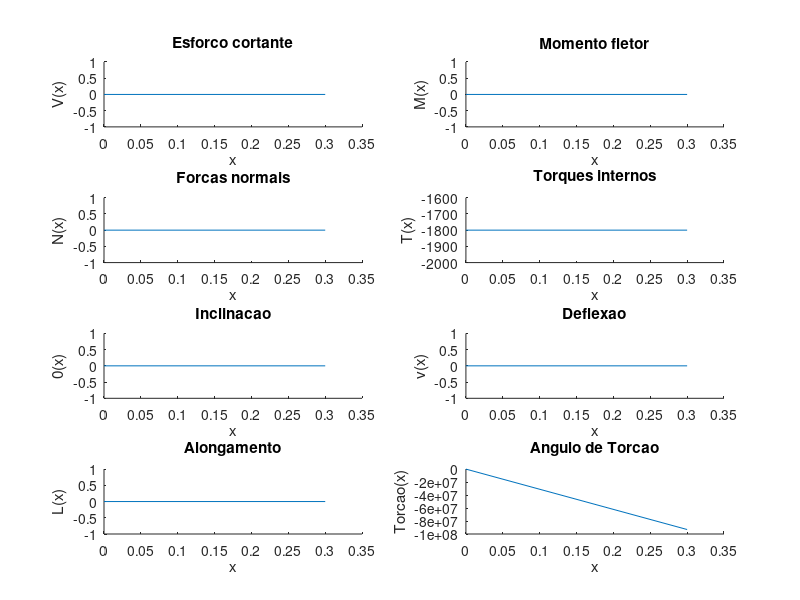
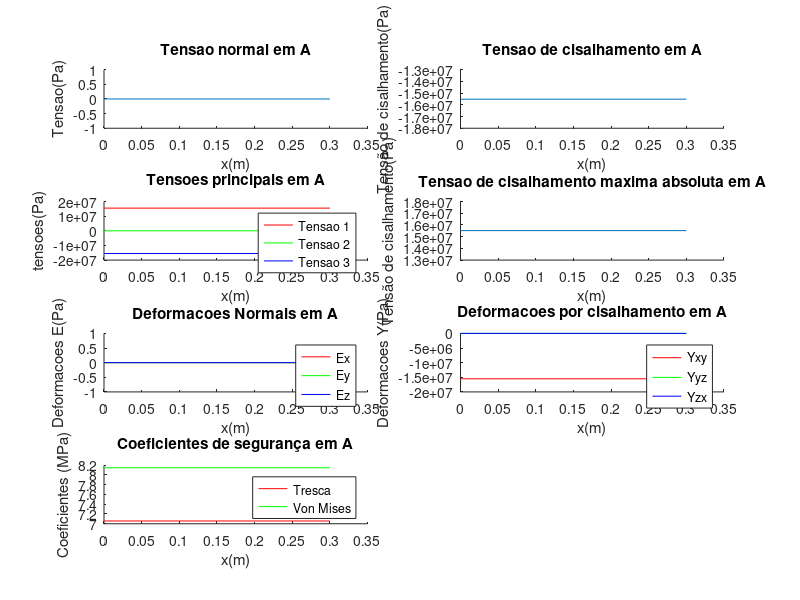

The MATLAB source for these figures, in order: (Note: this script raises an error after producing the figures.)
clear;
clc;
disp("#####################################################################");
disp("REFERENCIAIS/CONVENÇÕES:");
disp("1a. Forças verticais são positivas no sentido positivo do eixo Y (de baixo para cima).");
disp("1b. Forças horizontais são positivas no sentido positivo do eixo X (da esquerda para direita).");
disp("Por exemplo, para marcar forças pontuais que são: verticais para cima: usa-se angulo 90; verticais para baixo: usa-se angulo 270; horizontais para direita: usa-se angulo 0; horizontais para esquerda: usa-se angulo 180")
disp("1c. Torques são positivos no sentido positivo do eixo X (para a direita).");
disp("1d. Momentos são positivos no sentido horário.");
disp("1e. Caso forças de carregamento estejam sobrepostas, cabe ao usário fazer a devida soma das funções, separando-o em mais de um carregamento caso seja necessário")
disp("1f. Como adotamos refencial de forças de cima pra baixo como negativo, carregamentos que atuem em cima da barra devem ter valor de sua função negativa")
disp("");
disp("2. Os referencias são adotados todos a partir do início da viga, ou seja, posição (0,0)");
disp("O engaste será sempre localizado na parte esquerda da barra.") 
disp("");
disp("3. Todas as unidades devem estar no SI menos os ângulos que estão em graus");
disp("#####################################################################\n");


function moduloElasticidade = getModuloElasticidade()
    moduloElasticidade = input("Insira o modulo de elasticidade(Pa): ");
endfunction

function moduloCisalhamento = getModuloCisalhamento()
    moduloCisalhamento = input("Insira o modulo de cisalhamento(Pa): ");
endfunction

function coeficiente_de_Poisson = getCoeficiente_de_Poisson()
    coeficiente_de_Poisson = input("Insira o Coeficiente de Poisson: ");
endfunction

function limite_de_escoamento = getLimite_de_Escoamento()
    limite_de_escoamento = input("Insira o Limite de Escoamento do material(MPa): ");
endfunction

function infoFormato = getFormato()
    formato = input("Insira o numero correspondente ao formato da barra. 1 - Circulo. 2 - Coroa circular: ");
    if(formato == 1)
      d_e = input("Insira o valor do diametro em metros: ");
      d_i = 0
      momentoInerciaEmZ = (3.14 * (power(d,4)))/64;
      momentoInerciaPolar = (2 * momentoInerciaEmZ);
      areaTransversal = 3.14*(power(d/2,2));
    else
      d_e = input("Insira o valor do diametro externo em metros: ");
      d_i = input("Insira o valor do diametro interno em metros: ");
      momentoInerciaEmZ = (3.14 * ((power(d_e,4))-(power(d_i,4))))/64;
      momentoInerciaPolar = (2 * momentoInerciaEmZ);
      areaTransversal = 3.14*(power(d_e/2,2)) - 3.14*(power(d_i/2,2));
    endif

    infoFormato = [momentoInerciaEmZ,momentoInerciaPolar,areaTransversal, d_e, d_i, formato];
endfunction



function forcaCarregamento = calcForcaCarregamento(carregamento)
  ini = carregamento(1);
  fim = carregamento(2);
  coefs = transpose(carregamento(3:end));
  integral = polyint(coefs);
  forcaCarregamento = polyval(integral, fim) - polyval(integral, ini);
endfunction

function momentoCarregamento = calcMomentoCarregamento(carregamento)
  ini = carregamento(1);
  fim = carregamento(2);
  coefs = carregamento(3:end);
  coefs = [coefs, 0];
  integral = polyint(coefs);
  #como o referencial sempre estará no 0 do eixo x, o carregamento gerará um momento contrário ao seu sinal.
  momentoCarregamento = -1*(polyval(integral, fim) - polyval(integral, ini));
endfunction

function forcasExternas = getForcas()
  numForcasPontuais = input("Quantas forças pontuais estão sendo aplicadas na viga: ");

  forcasExternas = zeros(numForcasPontuais,3); # [x, fx, fy]

  if (numForcasPontuais > 0)
    disp("");
    disp("Para cada força, digite sua posição na viga, intensidade, ângulo em graus");
    for i = 1:numForcasPontuais
      disp(sprintf("Força %d\n", i));
      pos = input("Posição(m): ");
      intensidade = input("Intensidade(N): ");
      angulo = input("Ângulo: ");
      
      fx = intensidade*cos(deg2rad(angulo));
      fy = intensidade*sin(deg2rad(angulo));
      
      forcasExternas(i,:) = [pos;fx;fy];
      
      disp("Força computada com sucesso!\n");
    endfor
  endif
endfunction

function torques = getTorques()
  numTorques = input("Quantos torques estao sendo aplicados na viga: ");

  torques = zeros(numTorques,2); # [x, intensidade]

  if (numTorques > 0)
    disp("");
    disp("Para cada torque, digite sua posição e sua intensidade - lembrando que se a intensidade é negativa, o torque é tido no sentido oposto do eixo X.");
    for i = 1:numTorques
      disp(sprintf("Torque %d\n", i));
      pos = input("Posição em m: ");
      intensidade = input("Intensidade em Nm: ");
      
      torques(i, :) = [pos;intensidade];
      
      disp("Torque computado com sucesso!\n");
    endfor
  endif
endfunction

function momentos = getMomentos()
  numMomentos = input("Quantos momentos estao sendo aplicados na viga: ");

  momentos = zeros(numMomentos,2); # [x, intensidade]

  if (numMomentos > 0)
    disp("");
    disp("Para cada momento, digite sua posição e sua intensidade - lembrando que se a intensidade é negativa, o momento é tido no sentido horário.");
    for i = 1:numMomentos
      disp(sprintf("Momento %d\n", i));
      pos = input("Posição(m): ");
      intensidade = input("Intensidade(Nm): ");
      
      momentos(i, :) = [pos;intensidade];
      
      disp("Momento computado com sucesso!\n");
    endfor
  endif
endfunction


function carregamentos = getCarregamentos()
  numCarregamentos = input("Quantos carregamentos distribuídos estão sendo aplicados na viga: ");
  
  if (numCarregamentos > 0)
    n = input("Digite o grau máximo 'n' da função de carregamento: ")
    carregamentos = zeros(numCarregamentos, n+3); # [posIni, posFim, coefs]

    disp("");
    disp("Para cada carregamento, digite as suas posições inicial e final e sua função polinomial (em N/m)");
    for i = 1:numCarregamentos
      disp(sprintf("Carregamento %d\n", i));
      posIni = input("Posição inicial(m): ");
      posFim = input("Posição final(m): ");
      coefs = input("Coeficientes (seguindo o padrão) [an;an-1;...;a1;a0], lembrando que deve-se preencher completamente mesmo quando o coeficiente for 0:");
      
      carregamentos(i, :) = [posIni;posFim;coefs];
      
      disp("Carregamento computado com sucesso.");
    endfor
  else
    carregamentos = zeros(0, 3); # [posIni, posFim, coefs]
  endif
endfunction

###############################################
######## ENTRADA! ###########
###############################################

#tamanhoViga = input("Digite o tamanho da viga em metros: ");
#forcas = getForcas()
#torques = getTorques()
#momentos = getMomentos()
#carregamentos = getCarregamentos()
#moduloCisalhamento = getModuloCisalhamento()
#moduloElasticidade = getModuloElasticidade()
#coeficiente_de_Poisson = getCoeficiente_de_Poisson()
#limite_de_escoamento = getLimite_de_Escoamento()
#infoFormato = getFormato()

#if tamanhoViga == 0
#  error("Viga inexistente")
#endif


#EXEMPLOS AULA 5/7
tamanhoViga = 0.3;
momentos = zeros(0,2);
forcas = zeros(0,3);
carregamentos = zeros(0,3);
torques = [0.3,1800];
momentos = zeros(0,2);
# infoFormato = [momentoInerciaEmZ,momentoInerciaPolar,areaTransversal, d_e, d_i, formato]
infoFormato = [ 2.9*10^(-6),5.80*10^(-6), 0.00283,0.05,0.04,2];
moduloElasticidade = 1;
moduloCisalhamento = 1;
coeficiente_de_Poisson = 0.3;
limite_de_escoamento = 219;


###############################################
######## CÁLCULOS PARA O ENGASTADO! ###########
###############################################

disp("#####################################################################");
disp("Reações de apoio para Apoio fixo ou engastado:");

# 1. Equilibrio de forças na horizontal:
fx = -1*(sum(forcas(:,2))); #Forças pontuais
printf("Fx: %.2f\n", fx);

# 2. Equilibrio de forças na vertical:
forcaCarregamento = 0;
for i = 1:rows(carregamentos) #Forças de carregamento distribuído
  forcaCarregamento = forcaCarregamento + calcForcaCarregamento(carregamentos(i,:));
endfor
fy = -1*(forcaCarregamento + sum(forcas(:,3))); #Forças pontuais
printf("Fy: %.2f\n", fy);
ForcaApoioVertical = fy;

# 3. Equilibrio de torques:
torque = -1*sum(torques(:,2));
printf("Torque: %.2f\n", torque);

# 4. Equilibrio de momentos:
#Momento de carregamento
momentoCarregamento = 0;
for i = 1:rows(carregamentos) #Momento do carregamento distribuído
  xResultante = calcMomentoCarregamento(carregamentos(i,:))/calcForcaCarregamento(carregamentos(i,:));
  momentoCarregamento = momentoCarregamento + xResultante*calcForcaCarregamento(carregamentos(i,:));
endfor

# Momentos pontuais
momentoExterno = sum(momentos(:,2));
#Momentos gerados pelas forças externas 
momento_forcas = -1*(dot(forcas(:,1), forcas(:, 3)));

momento = -1*(momentoExterno + momento_forcas + momentoCarregamento);
printf("Momento: %.2f\n", momento);
MomentoApoio = momento;
disp("#####################################################################\n");

######################################
# DIAGRAMA DE ESFORÇOS SOLICITANTES
######################################
# Pontos de interesse
# Sempre escolhemos o lado esquerdo da secção para encontar as forças solicitantes,
# pois ele tem o ponto considerado o nosso referencial 0.
if (fy)
  forcas = [forcas;[0,0,fy]];
endif
if (fx)
  forcas = [forcas;[0,fx,0]];
endif
if (torque)
  torques = [torques;[0,torque]];
endif
if(momento)
  momentos = [momentos;[0,momento]]
endif

# Forma de representar e implementar a integral de singularidade
function f_final = integral_de_singularidade(f)
  f_final = f;
  for i = 1:rows(f)
    if f_final(i,3) < 1
      f_final(i,3) = f_final(i,3) + 1;
    else
      f_final(i,3) = f_final(i,3) + 1;
      f_final(i,1) = f_final(i,1)/f_final(i,3);
    endif
  endfor
endfunction

# Dado a representaçao da função de singularidade e um ponto retorna o valor da função no ponto
function resultado = resolve_equacao(f,x)
  resultado = 0;
  for i = 1:rows(f)
    if f(i,3) <= -1
      continue;
    elseif x < f(i,2) 
      continue;
    else
      resultado = resultado + (f(i,1)*((x - f(i,2))^f(i,3)));
    endif
  endfor
endfunction
# sigma_1,sigma_2, teta, sinal
function resultado_tensao_p = tensao_principal(sigma_1,sigma_2, teta, sinal)
  resultado_tensao_p = 0;
  if (sigma_1 == 0) && (sigma_2 == 0)
    if teta == 0
      resultado_tensao_p = 0;
    else
      if sinal == 0
        resultado_tensao_p = teta;
      else
        resultado_tensao_p = -1 * teta;
      endif
    endif
  elseif sinal == 0
    resultado_tensao_p = ((sigma_1 + sigma_2)/2) + sqrt(power((sigma_1 + sigma_2)/2,2) + power(teta,2))
  else
    resultado_tensao_p = ((sigma_1 + sigma_2)/2) - sqrt(power((sigma_1 + sigma_2)/2,2) + power(teta,2))
  endif
endfunction

PontosDeInteresse = [unique(vertcat(0.0,forcas(:,1),momentos(:,1),carregamentos(:,1),carregamentos(:,2),torques(:,1),tamanhoViga))];


# representação do q
# q(x) = [intensidade, inicio, expoente; ...]
q = [];
for i = 1:rows(forcas)
  if forcas(i,3) != 0
    q = [q;[forcas(i,3),forcas(i,1),-1]];
  endif
endfor
for i = 1:rows(momentos)
  q = [q;[momentos(i,2),momentos(i,1),-2]];
endfor
for i = 1:rows(carregamentos)
  coefs = carregamentos(i,3:end);
  for j = 1:columns(coefs)
    if coefs(j) != 0
      q = [q;[coefs(j),carregamentos(i,1),columns(coefs)-j]];
      q = [q;[-1*coefs(j),carregamentos(i,2),columns(coefs)-j]];
    endif
  endfor
endfor

# f_x = [intensidade, inicio, expoente; ...]
f_x = [];
for i = 1:rows(forcas)
  if forcas(i,2) != 0
    f_x = [f_x;[forcas(i,2),forcas(i,1),-1]];
  endif
endfor


#t(x) = [intensidade, inicio, expoente; ...]
t = [];
for i = 1:rows(torques)
  t = [t;[torques(i,2),torques(i,1),-1]];
endfor




#V(x) = integral_de_singularidade(q) = [intensidade, inicio, expoente; ...]
V_x = integral_de_singularidade(q);

#M(x) = integral_de_singularidade(V) = [intensidade, inicio, expoente; ...]
M_x = integral_de_singularidade(V_x);

#Teta(x) = integral_de_singularidade(M) sem a constante = [intensidade, inicio, expoente; ...]
Teta_x = integral_de_singularidade(M_x);

#v(x) = integral_de_singularidade(Teta) sem a constante = [intensidade, inicio, expoente; ...]
v_x = integral_de_singularidade(Teta_x);

#N(x) = integral_de_singularidade(f_x) sem a constante = [intensidade, inicio, expoente; ...]
N_x = integral_de_singularidade(f_x);

#L(x) = integral_de_singularidade(N_x) sem a constante = [intensidade, inicio, expoente; ...]
L_x = integral_de_singularidade(N_x);

#T(x) = integral_de_singularidade(t) sem a constante = [intensidade, inicio, expoente; ...]
T_x = integral_de_singularidade(t);

#TORCAO(x) = integral_de_singularidade(T_x) sem a constante = [intensidade, inicio, expoente; ...]
TORCAO_x = integral_de_singularidade(T_x);

# CALCULO DAS CONSTANTES

# Posicao do apoio fixo com Inclinação igual a 0
constanteTETA = -(resolve_equacao(Teta_x,0+0.000000000000001));

# Utilizamos a posicao do apoio para determinar a condicao de contorno e obter a constante de integracao da deflexao
constantev = -(resolve_equacao(v_x,0+0.000000000000001) + constanteTETA*0.000000000000001);

# Utilizamos a posicao do apoio para determinar a condicao de contorno e obter a constante de integracao do alongamento
constanteL = -(resolve_equacao(L_x,0+0.000000000000001));

# Utilizamos a posicao do apoio para determinar a condicao de contorno e obter a constante de integracao do angulo de torção 
constanteTORCAO = -(resolve_equacao(TORCAO_x,0+0.000000000000001));

# As constantes são utilizadas para o cálculo de cada ponto no gráfico.


####################################################################
# Calculo dos valores da tabela necessario para montar o diagrama
####################################################################
for i = 2:rows(PontosDeInteresse)  
  # Criando valores de x no intervalo de dois pontos de interesse
  X = transpose(linspace(PontosDeInteresse(i-1),PontosDeInteresse(i),max((PontosDeInteresse(i)-PontosDeInteresse(i-1))*4,2)));
  DadosDoDiagrama_V_x = zeros(rows(X), 1);
  DadosDoDiagrama_M_x = zeros(rows(X), 1);
  DadosDoDiagrama_N_x = zeros(rows(X), 1);
  DadosDoDiagrama_T_x = zeros(rows(X), 1);
  DadosDoDiagrama_TETA_x = zeros(rows(X), 1);
  DadosDoDiagrama_v_x = zeros(rows(X), 1);
  DadosDoDiagrama_L_x = zeros(rows(X), 1);
  DadosDoDiagrama_TORCAO_x = zeros(rows(X), 1);
  DadosDoDiagrama_TENSAO_NORMAL_A_x = zeros(rows(X), 1);
  DadosDoDiagrama_TENSAO_NORMAL_B_x = zeros(rows(X), 1);
  DadosDoDiagrama_TENSAO_NORMAL_C_x = zeros(rows(X), 1);
  DadosDoDiagrama_TENSAO_NORMAL_D_x = zeros(rows(X), 1);
  DadosDoDiagrama_TENSAO_CISALHAMENTO_A_x = zeros(rows(X), 1);
  DadosDoDiagrama_TENSAO_CISALHAMENTO_B_x = zeros(rows(X), 1);
  DadosDoDiagrama_TENSAO_CISALHAMENTO_C_x = zeros(rows(X), 1);
  DadosDoDiagrama_TENSAO_CISALHAMENTO_D_x = zeros(rows(X), 1);
  DadosDoDiagrama_TENSOES_PRINCIPAIS_A_x = zeros(rows(X), 3);
  DadosDoDiagrama_TENSOES_PRINCIPAIS_B_x = zeros(rows(X), 3);
  DadosDoDiagrama_TENSOES_PRINCIPAIS_C_x = zeros(rows(X), 3);
  DadosDoDiagrama_TENSOES_PRINCIPAIS_D_x = zeros(rows(X), 3);
  DadosDoDiagrama_TENSAO_CISALHAMENTO_MAX_ABS_A_x = zeros(rows(X), 1);
  DadosDoDiagrama_TENSAO_CISALHAMENTO_MAX_ABS_B_x = zeros(rows(X), 1);
  DadosDoDiagrama_TENSAO_CISALHAMENTO_MAX_ABS_C_x = zeros(rows(X), 1);
  DadosDoDiagrama_TENSAO_CISALHAMENTO_MAX_ABS_D_x = zeros(rows(X), 1);
  DadosDoDiagrama_DEFORMACAO_E_A_x = zeros(rows(X), 3);
  DadosDoDiagrama_DEFORMACAO_E_B_x = zeros(rows(X), 3);
  DadosDoDiagrama_DEFORMACAO_E_C_x = zeros(rows(X), 3);
  DadosDoDiagrama_DEFORMACAO_E_D_x = zeros(rows(X), 3);
  DadosDoDiagrama_DEFORMACAO_Y_A_x = zeros(rows(X), 3);
  DadosDoDiagrama_DEFORMACAO_Y_B_x = zeros(rows(X), 3);
  DadosDoDiagrama_DEFORMACAO_Y_C_x = zeros(rows(X), 3);
  DadosDoDiagrama_DEFORMACAO_Y_D_x = zeros(rows(X), 3);
  DadosDoDiagrama_TRESCA_AND_VON_MISES_A_x = zeros(rows(X), 2);
  DadosDoDiagrama_TRESCA_AND_VON_MISES_B_x = zeros(rows(X), 2);
  DadosDoDiagrama_TRESCA_AND_VON_MISES_C_x = zeros(rows(X), 2);
  DadosDoDiagrama_TRESCA_AND_VON_MISES_D_x = zeros(rows(X), 2);


 # infoFormato = [momentoInerciaEmZ,momentoInerciaPolar,areaTransversal, d_e, d_i, formato]
  
  for j = 1:rows(X)
    x = X(j);
    if j == 1
      V = resolve_equacao(V_x, X(j)+0.000000000000001);
      M = resolve_equacao(M_x, X(j)+0.000000000000001);
      N = resolve_equacao(N_x, X(j)+0.000000000000001);
      T = resolve_equacao(T_x, X(j)+0.000000000000001);
      TETA = ((resolve_equacao(Teta_x,X(j)+0.000000000000001))+constanteTETA) * (1/(moduloElasticidade*infoFormato(1)));
      v = ((resolve_equacao(v_x,X(j)+0.000000000000001))+ constantev + constanteTETA*X(j)) * (1/(moduloElasticidade*infoFormato(1)));
      L = ((resolve_equacao(L_x,X(j)+0.000000000000001)) + constanteL) * (1/(moduloElasticidade*infoFormato(3)));
      TORCAO = ((resolve_equacao(TORCAO_x,X(j)+0.000000000000001)) + constanteTORCAO) * (1/(moduloCisalhamento*infoFormato(2)));
      if (infoFormato(6) == 1)
        TENSAO_NORMAL_A = N/infoFormato(3) + 0;
        TENSAO_NORMAL_B = N/infoFormato(3) + (M * infoFormato(4)/2)/infoFormato(1);
        TENSAO_NORMAL_C = N/infoFormato(3) + 0;
        TENSAO_NORMAL_D = N/infoFormato(3) + (-1*(M  *infoFormato(4)/2)/infoFormato(1));
        TENSAO_CISALHAMENTO_A = (-1 * ((V*4)/(infoFormato(3)*3))) + T*infoFormato(4)/infoFormato(2); 
        TENSAO_CISALHAMENTO_B = 0 + T*infoFormato(4)/infoFormato(2); 
        TENSAO_CISALHAMENTO_C = (-1 * ((V*4)/(infoFormato(3)*3))) + T*infoFormato(4)/infoFormato(2); 
        TENSAO_CISALHAMENTO_D = 0 + T*infoFormato(4)/infoFormato(2); 
      else
        TENSAO_NORMAL_A = N/infoFormato(3) + 0;
        TENSAO_NORMAL_B = N/infoFormato(3) + (M * infoFormato(4)/2)/infoFormato(1);
        TENSAO_NORMAL_C = N/infoFormato(3) + 0;
        TENSAO_NORMAL_D = N/infoFormato(3) + (-1*(M  *infoFormato(4)/2)/infoFormato(1));

        multCisalhamento = (power(infoFormato(4),2) + infoFormato(4)*infoFormato(5) * power(infoFormato(5),2))/(power(infoFormato(4),2) + power(infoFormato(5),2));

        TENSAO_CISALHAMENTO_A = (-1 * ((V*4)/(infoFormato(3)*3))*multCisalhamento) + T*infoFormato(4)/infoFormato(2); 
        TENSAO_CISALHAMENTO_B = 0 + T*infoFormato(4)/infoFormato(2);
        TENSAO_CISALHAMENTO_C = (-1 * ((V*4)/(infoFormato(3)*3))*multCisalhamento) + T*infoFormato(4)/infoFormato(2); 
        TENSAO_CISALHAMENTO_D = 0 + T*infoFormato(4)/infoFormato(2); 

      endif

      
      

    elseif j == rows(X)
      V = resolve_equacao(V_x, X(j)-0.000000000000001);
      M = resolve_equacao(M_x, X(j)-0.000000000000001);
      N = resolve_equacao(N_x, X(j)-0.000000000000001);
      T = resolve_equacao(T_x, X(j)-0.000000000000001);
      TETA = (resolve_equacao(Teta_x,X(j)-0.000000000000001)+constanteTETA) * (1/(moduloElasticidade*infoFormato(1))) ; 
      v = (resolve_equacao(v_x,X(j)-0.000000000000001)+constantev + constanteTETA*X(j)) * (1/(moduloElasticidade*infoFormato(1)));
      L = (resolve_equacao(L_x,X(j)-0.000000000000001)+constanteL) * (1/(moduloElasticidade*infoFormato(3)));
      TORCAO = (resolve_equacao(TORCAO_x,X(j)-0.000000000000001)+constanteTORCAO) * (1/(moduloCisalhamento*infoFormato(2)));
      if (infoFormato(6) == 1)
        TENSAO_NORMAL_A = N/infoFormato(3) + 0;
        TENSAO_NORMAL_B = N/infoFormato(3) + (M * infoFormato(4)/2)/infoFormato(1);
        TENSAO_NORMAL_C = N/infoFormato(3) + 0;
        TENSAO_NORMAL_D = N/infoFormato(3) + (-1*(M  *infoFormato(4)/2)/infoFormato(1));
        TENSAO_CISALHAMENTO_A = (-1 * ((V*4)/(infoFormato(3)*3))) + T*infoFormato(4)/infoFormato(2) ;
        TENSAO_CISALHAMENTO_B = 0 + T*infoFormato(4)/infoFormato(2) ;
        TENSAO_CISALHAMENTO_C = (-1 * ((V*4)/(infoFormato(3)*3))) + T*infoFormato(4)/infoFormato(2) ;
        TENSAO_CISALHAMENTO_D = 0 + T*infoFormato(4)/infoFormato(2) ;
      else
        TENSAO_NORMAL_A = N/infoFormato(3) + 0;
        TENSAO_NORMAL_B = N/infoFormato(3) + (M * infoFormato(4)/2)/infoFormato(1);
        TENSAO_NORMAL_C = N/infoFormato(3) + 0;
        TENSAO_NORMAL_D = N/infoFormato(3) + (-1*(M  *infoFormato(4)/2)/infoFormato(1));

        multCisalhamento = (power(infoFormato(4),2) + infoFormato(4)*infoFormato(5) * power(infoFormato(5),2))/(power(infoFormato(4),2) + power(infoFormato(5),2));

        TENSAO_CISALHAMENTO_A = (-1 * ((V*4)/(infoFormato(3)*3))*multCisalhamento) + T*infoFormato(4)/infoFormato(2) ;
        TENSAO_CISALHAMENTO_B = 0 + T*infoFormato(4)/infoFormato(2) ;
        TENSAO_CISALHAMENTO_C = (-1 * ((V*4)/(infoFormato(3)*3))*multCisalhamento) + T*infoFormato(4)/infoFormato(2); 
        TENSAO_CISALHAMENTO_D = 0 + T*infoFormato(4)/infoFormato(2); 


      endif

    else
      V = resolve_equacao(V_x, X(j));
      M = resolve_equacao(M_x, X(j));
      N = resolve_equacao(N_x, X(j));
      T = resolve_equacao(T_x, X(j));
      TETA = (resolve_equacao(Teta_x,X(j))+constanteTETA) * (1/(moduloElasticidade*infoFormato(1)));
      v = (resolve_equacao(v_x,X(j))+constantev + constanteTETA*X(j)) * (1/(moduloElasticidade*infoFormato(1)));
      L = (resolve_equacao(L_x,X(j))+constanteL) * (1/(moduloElasticidade*infoFormato(3)));
      TORCAO = (resolve_equacao(TORCAO_x,X(j))+constanteTORCAO) * (1/(moduloCisalhamento*infoFormato(2)));
      if (infoFormato(6) == 1)
        TENSAO_NORMAL_A = N/infoFormato(3) + 0;
        TENSAO_NORMAL_B = N/infoFormato(3) + (M * infoFormato(4)/2)/infoFormato(1);
        TENSAO_NORMAL_C = N/infoFormato(3) + 0;
        TENSAO_NORMAL_D = N/infoFormato(3) + (-1*(M  *infoFormato(4)/2)/infoFormato(1));
        TENSAO_CISALHAMENTO_A = (-1 * ((V*4)/(infoFormato(3)*3))) + T*infoFormato(4)/infoFormato(2); 
        TENSAO_CISALHAMENTO_B = 0 + T*infoFormato(4)/infoFormato(2) ;
        TENSAO_CISALHAMENTO_C = (-1 * ((V*4)/(infoFormato(3)*3))) + T*infoFormato(4)/infoFormato(2); 
        TENSAO_CISALHAMENTO_D = 0 + T*infoFormato(4)/infoFormato(2) ;
      else
        TENSAO_NORMAL_A = N/infoFormato(3) + 0;
        TENSAO_NORMAL_B = N/infoFormato(3) + (M * infoFormato(4)/2)/infoFormato(1);
        TENSAO_NORMAL_C = N/infoFormato(3) + 0;
        TENSAO_NORMAL_D = N/infoFormato(3) + (-1*(M  *infoFormato(4)/2)/infoFormato(1));

        multCisalhamento = (power(infoFormato(4),2) + infoFormato(4)*infoFormato(5) * power(infoFormato(5),2))/(power(infoFormato(4),2) + power(infoFormato(5),2));
        TENSAO_CISALHAMENTO_A = (-1 * ((V*4)/(infoFormato(3)*3))*multCisalhamento) + T*infoFormato(4)/infoFormato(2) ;
        TENSAO_CISALHAMENTO_B = 0 + T*infoFormato(4)/infoFormato(2) ;
        TENSAO_CISALHAMENTO_C = (-1 * ((V*4)/(infoFormato(3)*3))*multCisalhamento) + T*infoFormato(4)/infoFormato(2); 
        TENSAO_CISALHAMENTO_D = 0 + T*infoFormato(4)/infoFormato(2); 

      endif
    endif
    
    # Tensoes principais
    #''' Tensoes em A '''
    # tensao_principal(sigma_1,sigma_2, teta, sinal(0 -> +, 1 -> -)
    TENSAO_P1_A = tensao_principal(TENSAO_NORMAL_A, 0, TENSAO_CISALHAMENTO_A, 0);
    TENSAO_P2_A = tensao_principal(TENSAO_NORMAL_A, 0, TENSAO_CISALHAMENTO_A, 1); 
    TENSAO_P3_A = 0;
    # Reordena tensões em tensao_1 > tensao_2 > tensao_3
    reordena = sort([TENSAO_P1_A, TENSAO_P2_A, TENSAO_P3_A]);
    TENSAO_P1_A = reordena(3);
    TENSAO_P2_A = reordena(2);
    TENSAO_P3_A = reordena(1);
    
    #''' Tensoes em B '''
    # tensao_principal(sigma_1,sigma_2, teta, sinal(0 -> +, 1 -> -)
    TENSAO_P1_B = tensao_principal(TENSAO_NORMAL_B, 0, TENSAO_CISALHAMENTO_B, 0);
    TENSAO_P2_B = tensao_principal(TENSAO_NORMAL_B, 0, TENSAO_CISALHAMENTO_B, 1); 
    TENSAO_P3_B = 0;
    # Reordena tensões em tensao_1 > tensao_2 > tensao_3
    reordena = sort([TENSAO_P1_B, TENSAO_P2_B, TENSAO_P3_B]);
    TENSAO_P1_B = reordena(3);
    TENSAO_P2_B = reordena(2);
    TENSAO_P3_B = reordena(1);
    
    #''' Tensoes em C '''
    # tensao_principal(sigma_1,sigma_2, teta, sinal(0 -> +, 1 -> -)
    TENSAO_P1_C = tensao_principal(TENSAO_NORMAL_C, 0, TENSAO_CISALHAMENTO_C, 0);
    TENSAO_P2_C = tensao_principal(TENSAO_NORMAL_C, 0, TENSAO_CISALHAMENTO_C, 1); 
    TENSAO_P3_C = 0;
    # Reordena tensões em tensao_1 > tensao_2 > tensao_3
    reordena = sort([TENSAO_P1_C, TENSAO_P2_C, TENSAO_P3_C]);
    TENSAO_P1_C = reordena(3);
    TENSAO_P2_C = reordena(2);
    TENSAO_P3_C = reordena(1);
    
    #''' Tensoes em D '''
    # tensao_principal(sigma_1,sigma_2, teta, sinal(0 -> +, 1 -> -)
    TENSAO_P1_D = tensao_principal(TENSAO_NORMAL_D, 0, TENSAO_CISALHAMENTO_D, 0);
    TENSAO_P2_D = tensao_principal(TENSAO_NORMAL_D, 0, TENSAO_CISALHAMENTO_D, 1); 
    TENSAO_P3_D = 0;
    # Reordena tensões em tensao_1 > tensao_2 > tensao_3
    reordena = sort([TENSAO_P1_D, TENSAO_P2_D, TENSAO_P3_D]);
    TENSAO_P1_D = reordena(3); 
    TENSAO_P2_D = reordena(2);
    TENSAO_P3_D = reordena(1);
    
    #Tensões de Cisalhamento Máximas Absolutas
    TENSAO_CISALHAMENTO_MAX_ABS_A = (TENSAO_P1_A - TENSAO_P3_A)/2;
    TENSAO_CISALHAMENTO_MAX_ABS_B = (TENSAO_P1_B - TENSAO_P3_B)/2;
    TENSAO_CISALHAMENTO_MAX_ABS_C = (TENSAO_P1_C - TENSAO_P3_C)/2;
    TENSAO_CISALHAMENTO_MAX_ABS_D = (TENSAO_P1_D - TENSAO_P3_D)/2;
    
    # Deformações ε x , ε y , ε z , γ xy , γ yz e γ zx
    #'''Deformacoes em A'''
    DEFORMACAO_Ex_A = (1/moduloElasticidade) * (TENSAO_NORMAL_A - coeficiente_de_Poisson*( 0 + 0 ));
    DEFORMACAO_Ey_A = (1/moduloElasticidade) * (0 - coeficiente_de_Poisson*( TENSAO_NORMAL_A + 0 ));
    DEFORMACAO_Ez_A = (1/moduloElasticidade) * (0 - coeficiente_de_Poisson*( TENSAO_NORMAL_A + 0 ));
    DEFORMACAO_Yxy_A = (1/moduloCisalhamento) * TENSAO_CISALHAMENTO_A;
    DEFORMACAO_Yyz_A = (1/moduloCisalhamento) * 0;
    DEFORMACAO_Yzx_A = (1/moduloCisalhamento) * 0;
    
    #'''Deformacoes em B'''
    DEFORMACAO_Ex_B = (1/moduloElasticidade) * (TENSAO_NORMAL_B - coeficiente_de_Poisson*( 0 + 0 ));
    DEFORMACAO_Ey_B = (1/moduloElasticidade) * (0 - coeficiente_de_Poisson*( TENSAO_NORMAL_B + 0 ));
    DEFORMACAO_Ez_B = (1/moduloElasticidade) * (0 - coeficiente_de_Poisson*( TENSAO_NORMAL_B + 0 ));
    DEFORMACAO_Yxy_B = (1/moduloCisalhamento) * 0;
    DEFORMACAO_Yyz_B = (1/moduloCisalhamento) * 0;
    DEFORMACAO_Yzx_B = (1/moduloCisalhamento) * TENSAO_CISALHAMENTO_B;
    
    #'''Deformacoes em C'''
    DEFORMACAO_Ex_C = (1/moduloElasticidade) * (TENSAO_NORMAL_C - coeficiente_de_Poisson*( 0 + 0 ));
    DEFORMACAO_Ey_C = (1/moduloElasticidade) * (0 - coeficiente_de_Poisson*( TENSAO_NORMAL_C + 0 ));
    DEFORMACAO_Ez_C = (1/moduloElasticidade) * (0 - coeficiente_de_Poisson*( TENSAO_NORMAL_C + 0 ));
    DEFORMACAO_Yxy_C = (1/moduloCisalhamento) * TENSAO_CISALHAMENTO_C;
    DEFORMACAO_Yyz_C = (1/moduloCisalhamento) * 0;
    DEFORMACAO_Yzx_C = (1/moduloCisalhamento) * 0;
    
    #'''Deformacoes em D'''
    DEFORMACAO_Ex_D = (1/moduloElasticidade) * (TENSAO_NORMAL_D - coeficiente_de_Poisson*( 0 + 0 ));
    DEFORMACAO_Ey_D = (1/moduloElasticidade) * (0 - coeficiente_de_Poisson*( TENSAO_NORMAL_D + 0 ));
    DEFORMACAO_Ez_D = (1/moduloElasticidade) * (0 - coeficiente_de_Poisson*( TENSAO_NORMAL_D + 0 ));
    DEFORMACAO_Yxy_D = (1/moduloCisalhamento) * 0;
    DEFORMACAO_Yyz_D = (1/moduloCisalhamento) * 0;
    DEFORMACAO_Yzx_D = (1/moduloCisalhamento) * TENSAO_CISALHAMENTO_D;
    
    # Coeficientes de segurança referentes ao Critério de Tresca e ao Critério de von Mises
    
    TRESCA_A = limite_de_escoamento / (TENSAO_P1_A - TENSAO_P3_A);
    TRESCA_B = limite_de_escoamento / (TENSAO_P1_B - TENSAO_P3_B);
    TRESCA_C = limite_de_escoamento / (TENSAO_P1_C - TENSAO_P3_C);
    TRESCA_D = limite_de_escoamento / (TENSAO_P1_D - TENSAO_P3_D);
    
    if TENSAO_P1_A == 0
      VON_MISES_A = limite_de_escoamento / sqrt(power(TENSAO_P2_A,2) - (TENSAO_P2_A*TENSAO_P3_A) + (power(TENSAO_P3_A,2)));
    elseif TENSAO_P2_A == 0
      VON_MISES_A = limite_de_escoamento / sqrt(power(TENSAO_P1_A,2) - (TENSAO_P1_A*TENSAO_P3_A) + (power(TENSAO_P3_A,2)));
    else  
      VON_MISES_A = limite_de_escoamento / sqrt(power(TENSAO_P1_A,2) - (TENSAO_P1_A*TENSAO_P2_A) + (power(TENSAO_P2_A,2)));
    endif
    if TENSAO_P1_B == 0
      VON_MISES_B = limite_de_escoamento / sqrt(power(TENSAO_P2_B,2) - (TENSAO_P2_B*TENSAO_P3_B) + (power(TENSAO_P3_B,2)));
    elseif TENSAO_P2_B == 0
      VON_MISES_B = limite_de_escoamento / sqrt(power(TENSAO_P1_B,2) - (TENSAO_P1_B*TENSAO_P3_B) + (power(TENSAO_P3_B,2)));
    else  
      VON_MISES_B = limite_de_escoamento / sqrt(power(TENSAO_P1_B,2) - (TENSAO_P1_B*TENSAO_P2_B) + (power(TENSAO_P2_B,2)));
    endif
    if TENSAO_P1_C == 0
      VON_MISES_C = limite_de_escoamento / sqrt(power(TENSAO_P2_C,2) - (TENSAO_P2_C*TENSAO_P3_C) + (power(TENSAO_P3_C,2)));
    elseif TENSAO_P2_C == 0
      VON_MISES_C = limite_de_escoamento / sqrt(power(TENSAO_P1_C,2) - (TENSAO_P1_C*TENSAO_P3_C) + (power(TENSAO_P3_C,2)));
    else  
      VON_MISES_C = limite_de_escoamento / sqrt(power(TENSAO_P1_C,2) - (TENSAO_P1_C*TENSAO_P2_C) + (power(TENSAO_P2_C,2)));
    endif
    if TENSAO_P1_D == 0
      VON_MISES_D = limite_de_escoamento / sqrt(power(TENSAO_P2_D,2) - (TENSAO_P2_D*TENSAO_P3_D) + (power(TENSAO_P3_D,2)));
    elseif TENSAO_P2_D == 0
      VON_MISES_D = limite_de_escoamento / sqrt(power(TENSAO_P1_D,2) - (TENSAO_P1_D*TENSAO_P3_D) + (power(TENSAO_P3_D,2)));
    else  
      VON_MISES_D = limite_de_escoamento / sqrt(power(TENSAO_P1_D,2) - (TENSAO_P1_D*TENSAO_P2_D) + (power(TENSAO_P2_D,2)));
    endif
    %}
    #printf(DadosDoDiagrama_V_x(j));
    DadosDoDiagrama_V_x(j) = [V];
    DadosDoDiagrama_M_x(j) = [M];
    DadosDoDiagrama_N_x(j) = [N];
    DadosDoDiagrama_T_x(j) = [T];
    DadosDoDiagrama_TETA_x(j) = [TETA];
    DadosDoDiagrama_v_x(j) = [v];
    DadosDoDiagrama_L_x(j) = [L];
    DadosDoDiagrama_TORCAO_x(j) = [TORCAO];
    
    DadosDoDiagrama_TENSAO_NORMAL_A_x(j) = [TENSAO_NORMAL_A];
    DadosDoDiagrama_TENSAO_NORMAL_B_x(j) = [TENSAO_NORMAL_B];
    DadosDoDiagrama_TENSAO_NORMAL_C_x(j) = [TENSAO_NORMAL_C];
    DadosDoDiagrama_TENSAO_NORMAL_D_x(j) = [TENSAO_NORMAL_D];
    DadosDoDiagrama_TENSAO_CISALHAMENTO_A_x(j) = [TENSAO_CISALHAMENTO_A];
    DadosDoDiagrama_TENSAO_CISALHAMENTO_B_x(j) = [TENSAO_CISALHAMENTO_B];
    DadosDoDiagrama_TENSAO_CISALHAMENTO_C_x(j) = [TENSAO_CISALHAMENTO_C];
    DadosDoDiagrama_TENSAO_CISALHAMENTO_D_x(j) = [TENSAO_CISALHAMENTO_D];
    DadosDoDiagrama_TENSOES_PRINCIPAIS_A_x(j,:) = [TENSAO_P1_A,TENSAO_P2_A,TENSAO_P3_A];
    DadosDoDiagrama_TENSOES_PRINCIPAIS_B_x(j,:) = [TENSAO_P1_B,TENSAO_P2_B,TENSAO_P3_B];
    DadosDoDiagrama_TENSOES_PRINCIPAIS_C_x(j,:) = [TENSAO_P1_C,TENSAO_P2_C,TENSAO_P3_C];
    DadosDoDiagrama_TENSOES_PRINCIPAIS_D_x(j,:) = [TENSAO_P1_D,TENSAO_P2_D,TENSAO_P3_D];
    DadosDoDiagrama_TENSAO_CISALHAMENTO_MAX_ABS_A_x(j) = [TENSAO_CISALHAMENTO_MAX_ABS_A];
    DadosDoDiagrama_TENSAO_CISALHAMENTO_MAX_ABS_B_x(j) = [TENSAO_CISALHAMENTO_MAX_ABS_B];
    DadosDoDiagrama_TENSAO_CISALHAMENTO_MAX_ABS_C_x(j) = [TENSAO_CISALHAMENTO_MAX_ABS_C];
    DadosDoDiagrama_TENSAO_CISALHAMENTO_MAX_ABS_D_x(j) = [TENSAO_CISALHAMENTO_MAX_ABS_D];
    DadosDoDiagrama_DEFORMACAO_E_A_x(j,:) = [DEFORMACAO_Ex_A,DEFORMACAO_Ey_A,DEFORMACAO_Ez_A];
    DadosDoDiagrama_DEFORMACAO_E_B_x(j,:) = [DEFORMACAO_Ex_B,DEFORMACAO_Ey_B,DEFORMACAO_Ez_B];
    DadosDoDiagrama_DEFORMACAO_E_C_x(j,:) = [DEFORMACAO_Ex_C,DEFORMACAO_Ey_C,DEFORMACAO_Ez_C];
    DadosDoDiagrama_DEFORMACAO_E_D_x(j,:) = [DEFORMACAO_Ex_D,DEFORMACAO_Ey_D,DEFORMACAO_Ez_D];
    DadosDoDiagrama_DEFORMACAO_Y_A_x(j,:) = [DEFORMACAO_Yxy_A,DEFORMACAO_Yyz_A,DEFORMACAO_Yzx_A];
    DadosDoDiagrama_DEFORMACAO_Y_B_x(j,:) = [DEFORMACAO_Yxy_B,DEFORMACAO_Yyz_B,DEFORMACAO_Yzx_B];
    DadosDoDiagrama_DEFORMACAO_Y_C_x(j,:) = [DEFORMACAO_Yxy_C,DEFORMACAO_Yyz_C,DEFORMACAO_Yzx_C];
    DadosDoDiagrama_DEFORMACAO_Y_D_x(j,:) = [DEFORMACAO_Yxy_D,DEFORMACAO_Yyz_D,DEFORMACAO_Yzx_D];
    DadosDoDiagrama_TRESCA_AND_VON_MISES_A_x(j,:) = [TRESCA_A*10^6, VON_MISES_A*10^6];
    DadosDoDiagrama_TRESCA_AND_VON_MISES_B_x(j,:) = [TRESCA_B, VON_MISES_B];
    DadosDoDiagrama_TRESCA_AND_VON_MISES_C_x(j,:) = [TRESCA_C, VON_MISES_C];
    DadosDoDiagrama_TRESCA_AND_VON_MISES_D_x(j,:) = [TRESCA_D, VON_MISES_D];

endfor 

  # plot da função para cada intervalo dos pontos de interesse
  figure(1)
  subplot(4,2,1);
  hold on;
  xlabel ("x");
  ylabel ("V(x)");
  title ("Esforco cortante");
  plot(X,DadosDoDiagrama_V_x);
  hold off;     
  
  subplot(4,2,2);
  hold on;
  xlabel ("x");
  ylabel ("M(x)");
  title ("Momento fletor");
  plot(X,DadosDoDiagrama_M_x);
  hold off;

  subplot(4,2,3);
  hold on;
  xlabel ("x");
  ylabel ("N(x)");
  title ("Forcas normais");
  plot(X,DadosDoDiagrama_N_x);
  hold off;

  subplot(4,2,4);
  hold on;
  xlabel ("x");
  ylabel ("T(x)");
  title ("Torques internos");
  plot(X,DadosDoDiagrama_T_x);
  hold off;

  subplot(4,2,5);
  hold on;
  xlabel ("x");
  ylabel ("0(x)");
  title ("Inclinacao");
  plot(X,DadosDoDiagrama_TETA_x);
  hold off;

  subplot(4,2,6);
  hold on;
  xlabel ("x");
  ylabel ("v(x)");
  title ("Deflexao");
  plot(X,DadosDoDiagrama_v_x);
  hold off;

  subplot(4,2,7);
  hold on;
  xlabel ("x");
  ylabel ("L(x)");
  title ("Alongamento");
  plot(X,DadosDoDiagrama_L_x);
  hold off;

  subplot(4,2,8);
  hold on;
  xlabel ("x");
  ylabel ("Torcao(x)");
  title ("Angulo de Torcao");
  plot(X,DadosDoDiagrama_TORCAO_x);
  hold off;
  saveas (1,"diagramaForcasSolicitantes.pdf");
  ############  PONTO A  ##########
  # Plot de todos os graficos relacionados ao ponto A da barra
  #################################
  #figure(2)
  figure1=figure(2,'Position', [500, 500, 1024, 1200]);
  subplot(4,2,1);
  hold on;
  xlabel ("x(m)");
  ylabel ("Tensao(Pa)");
  title ("Tensao normal em A");
  plot(X,DadosDoDiagrama_TENSAO_NORMAL_A_x);
  hold off;
  
  subplot(4,2,2);
  hold on;
  xlabel ("x(m)");
  ylabel ("Tensão de cisalhamento(Pa)");
  title ("Tensao de cisalhamento em A");
  plot(X,DadosDoDiagrama_TENSAO_CISALHAMENTO_A_x);
  hold off;
    
  subplot(4,2,3);
  hold on;
  xlabel ("x(m)");
  ylabel ("tensoes(Pa)");
  title ("Tensoes principais em A");
  plot(X,DadosDoDiagrama_TENSOES_PRINCIPAIS_A_x(:,1),"r");
  plot(X,DadosDoDiagrama_TENSOES_PRINCIPAIS_A_x(:,2),"g");
  plot(X,DadosDoDiagrama_TENSOES_PRINCIPAIS_A_x(:,3),"b");
  legend('Tensao 1','Tensao 2','Tensao 3');
  hold off;
  
  subplot(4,2,4);
  hold on;
  xlabel ("x(m)");
  ylabel ("Tensão de cisalhamento(Pa)");
  title ("Tensao de cisalhamento maxima absoluta em A");
  plot(X,DadosDoDiagrama_TENSAO_CISALHAMENTO_MAX_ABS_A_x);
  hold off;
  
  subplot(4,2,5);
  hold on;
  xlabel ("x(m)");
  ylabel ("Deformacoes E(Pa)");
  title ("Deformacoes Normais em A");
  plot(X,DadosDoDiagrama_DEFORMACAO_E_A_x(:,1),"r");
  plot(X,DadosDoDiagrama_DEFORMACAO_E_A_x(:,2),"g");
  plot(X,DadosDoDiagrama_DEFORMACAO_E_A_x(:,3),"b");
  legend('Ex','Ey','Ez');
  hold off;
  
  subplot(4,2,6);
  hold on;
  xlabel ("x(m)");
  ylabel ("Deformacoes Y(Pa)");
  title ("Deformacoes por cisalhamento em A");
  plot(X,DadosDoDiagrama_DEFORMACAO_Y_A_x(:,1),"r");
  plot(X,DadosDoDiagrama_DEFORMACAO_Y_A_x(:,2),"g");
  plot(X,DadosDoDiagrama_DEFORMACAO_Y_A_x(:,3),"b");
  legend('Yxy','Yyz','Yzx');
  hold off;
  
  subplot(4,2,7);
  hold on;
  xlabel ("x(m)");
  ylabel ("Coeficientes (MPa)");
  title ("Coeficientes de segurança em A");
  plot(X,DadosDoDiagrama_TRESCA_AND_VON_MISES_A_x(:,1),"r");
  plot(X,DadosDoDiagrama_TRESCA_AND_VON_MISES_A_x(:,2),"g");
  legend('Tresca','Von Mises');
  hold off;

  saveas (2,"DiagramasDoPontoA.jpg");
  
  
endfor

open diagramaForcasSolicitantes.pdf


